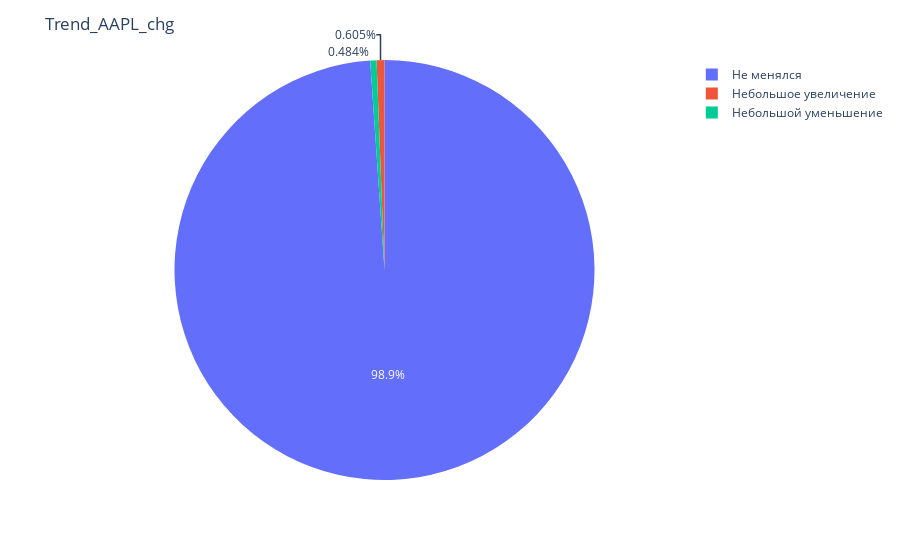
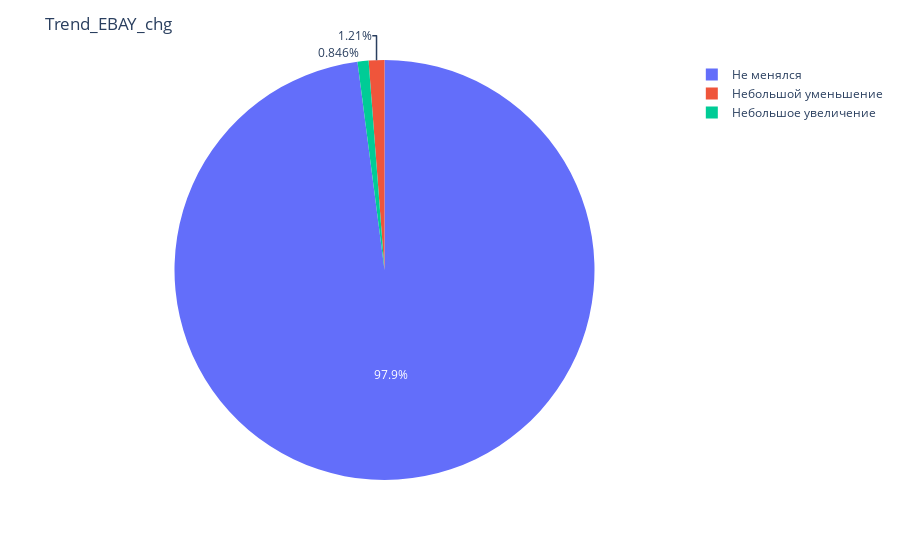
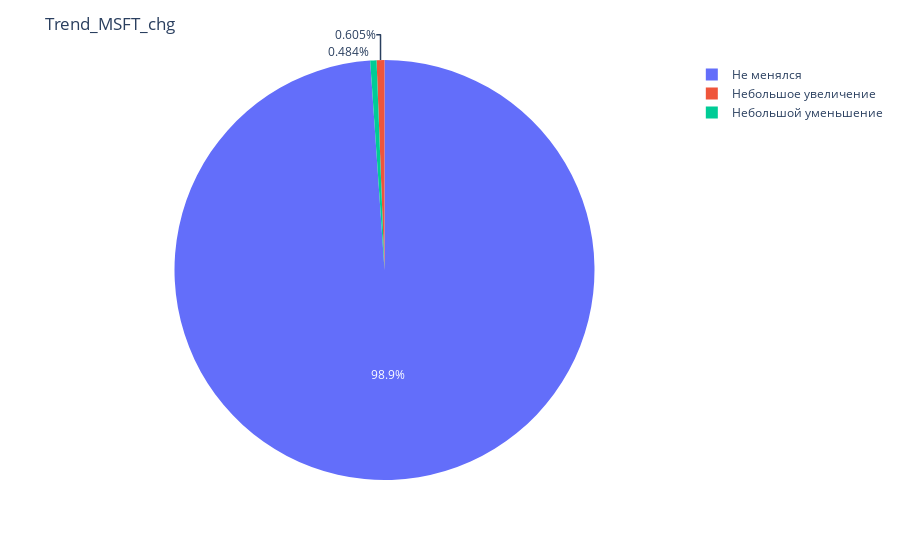
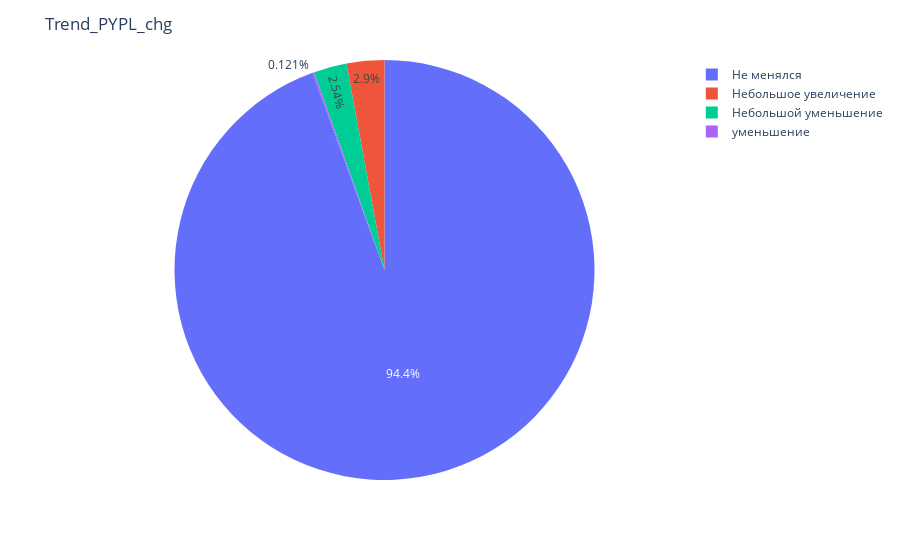

Notebook cell for these charts, in order:
### Code cell
trend_columns = [col for col in stock_trend.columns if 'Trend_' in col]
ind = 0

for i in range(len(trend_columns)):
    column = trend_columns[ind]
    data_to_plot = stock_trend[column].value_counts().round(3)
    fig = px.pie(values=data_to_plot, names=data_to_plot.index)
    fig.update_layout(title=column)
    fig.show()
    ind += 1

### Figure 1 — Plotly figure (JSON) as saved in the notebook; plotly's stock layout.template omitted (floating-point values rounded to 4 significant figures)
{"data": [{"domain": {"x": [0, 1], "y": [0, 1]}, "hovertemplate": "label=%{label}<br>value=%{value}<extra></extra>", "labels": ["Не менялся", "Небольшое увеличение", "Небольшой уменьшение"], "legendgroup": "", "name": "", "showlegend": true, "type": "pie", "values": [818, 5, 4]}], "layout": {"legend": {"tracegroupgap": 0}, "margin": {"t": 60}, "title": {"text": "Trend_AAPL_chg"}}}

### Figure 2 — Plotly figure (JSON) as saved in the notebook; plotly's stock layout.template omitted (floating-point values rounded to 4 significant figures)
{"data": [{"domain": {"x": [0, 1], "y": [0, 1]}, "hovertemplate": "label=%{label}<br>value=%{value}<extra></extra>", "labels": ["Не менялся", "Небольшой уменьшение", "Небольшое увеличение"], "legendgroup": "", "name": "", "showlegend": true, "type": "pie", "values": [810, 10, 7]}], "layout": {"legend": {"tracegroupgap": 0}, "margin": {"t": 60}, "title": {"text": "Trend_EBAY_chg"}}}

### Figure 3 — Plotly figure (JSON) as saved in the notebook; plotly's stock layout.template omitted (floating-point values rounded to 4 significant figures)
{"data": [{"domain": {"x": [0, 1], "y": [0, 1]}, "hovertemplate": "label=%{label}<br>value=%{value}<extra></extra>", "labels": ["Не менялся", "Небольшое увеличение", "Небольшой уменьшение"], "legendgroup": "", "name": "", "showlegend": true, "type": "pie", "values": [818, 5, 4]}], "layout": {"legend": {"tracegroupgap": 0}, "margin": {"t": 60}, "title": {"text": "Trend_MSFT_chg"}}}

### Figure 4 — Plotly figure (JSON) as saved in the notebook; plotly's stock layout.template omitted (floating-point values rounded to 4 significant figures)
{"data": [{"domain": {"x": [0, 1], "y": [0, 1]}, "hovertemplate": "label=%{label}<br>value=%{value}<extra></extra>", "labels": ["Не менялся", "Небольшое увеличение", "Небольшой уменьшение", "уменьшение"], "legendgroup": "", "name": "", "showlegend": true, "type": "pie", "values": [781, 24, 21, 1]}], "layout": {"legend": {"tracegroupgap": 0}, "margin": {"t": 60}, "title": {"text": "Trend_PYPL_chg"}}}
